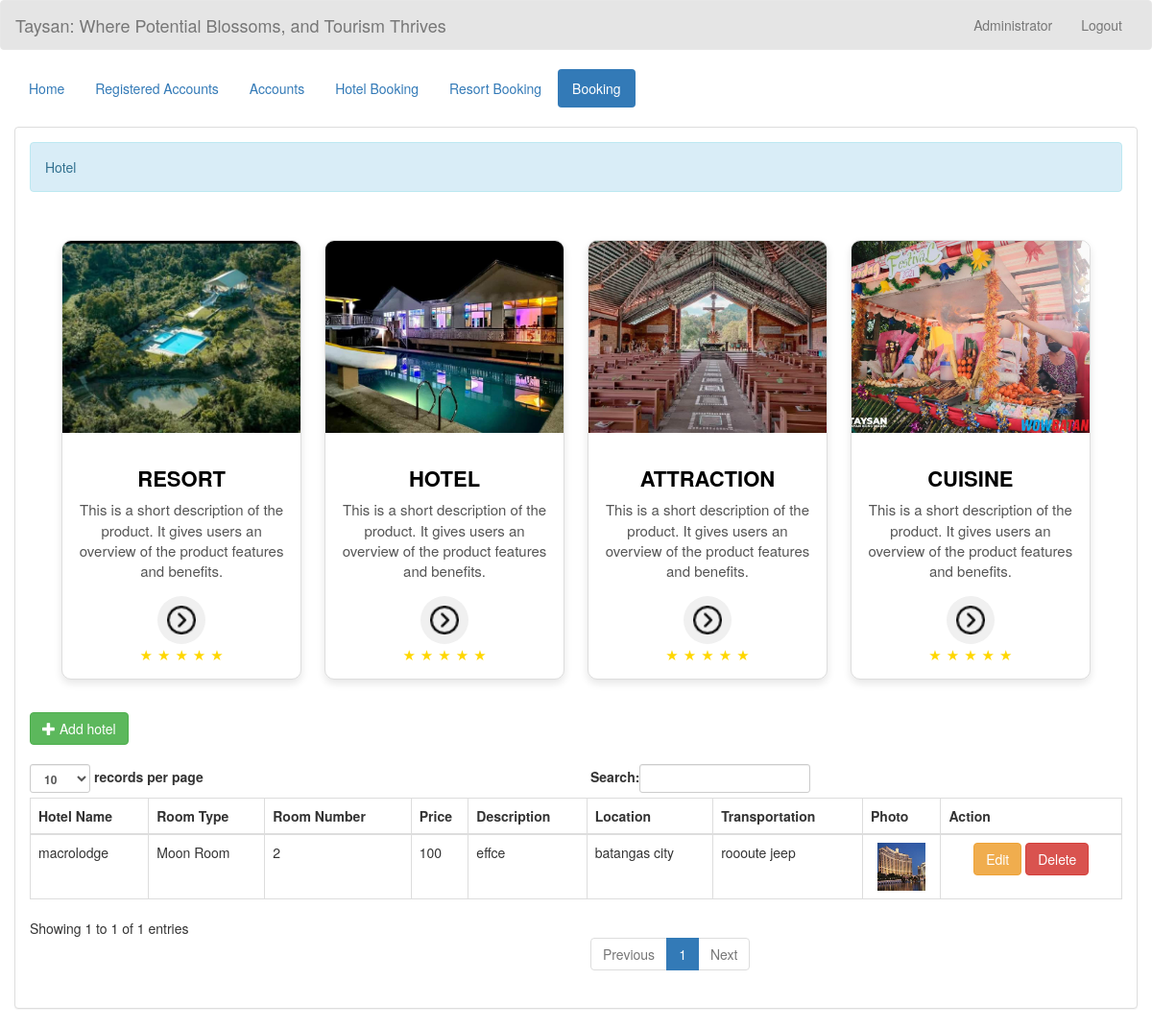
/admin/room.php (signed in), run on the app's committed database.
### tables this page shows
CREATE TABLE `room` (
  `room_id` int(11) NOT NULL,
  `hotel_name` varchar(200) NOT NULL,
  `room_type` varchar(50) NOT NULL,
  `room_number` varchar(100) NOT NULL,
  `price` varchar(11) NOT NULL,
  `descr` varchar(200) NOT NULL,
  `location` varchar(200) NOT NULL,
  `transportation` varchar(200) NOT NULL,
  `photo` varchar(100) NOT NULL
);

### admin_query/name.php (called while the page is built)
<?php
	require '../connection/connect.php';
	$query = $conn->query("SELECT * FROM `admin` WHERE `admin_id` = '$_SESSION[admin_id]'") or die(mysqli_error());
	$fetch = $query->fetch_array();
	$name = $fetch['name'];
?>

### admin/room.php (the view, shortened to what this page needs)
<!DOCTYPE html>
<?php
	require '../admin_query/name.php';
?>
<html lang = "en">
	<head>
		<link rel = "stylesheet" type = "text/css" href = "../css/bootstrap.css " />
		<link rel = "stylesheet" type = "text/css" href = "../css/style.css" />
	</head>
<body>
	<nav style = "background-color:rgba(0, 0, 0, 0.1);" class = "navbar navbar-default">
		<div  class = "container-fluid">
			<div class = "navbar-header">
            <a class = "navbar-brand" >Taysan: Where Potential Blossoms, and Tourism Thrives</a>
			</div>
			<ul class = "nav navbar-nav pull-right ">
				<li class = "dropdown">
					<a class="dropdown-toggle" data-toggle="dropdown" role="button" aria-haspopup="true" aria-expanded="false"></i> <?php echo $name;?></a>
				</li>
				<li><a href = "index.php">Logout</a></li>
			</ul>
		</div>
	</nav>
	<div class = "container-fluid">
		<ul class = "nav nav-pills">
		<li><a href = "home.php">Home</a></li>
			<li class = ""><a href = "registered_user.php">Registered Accounts</a></li>
			<li><a href = "account.php">Accounts</a></li>
            <li ><a href = "reserve.php">Hotel Booking</a></li>
			<li><a href = "reserve_resort.php">Resort Booking</a></li>
            <li class = "active"><a href = "room.php">Booking</a></li>
		</ul>
	</div>
	<br />
	<div class = "container-fluid">
		<div class = "panel panel-default">
			<div class = "panel-body">
				<div class = "alert alert-info">Hotel</div>
        <a href="resort.php" style="text-decoration: none;">
		<div style="padding: 20px; text-align: center;">
        <div style="display: inline-block; width: 250px; border: 1px solid #ddd; border-radius: 10px; overflow: hidden; box-shadow: 0 4px 8px rgba(0, 0, 0, 0.1); background-color: #fff; margin: 10px; transition: all 0.3s ease;"
            onmouseover="this.style.boxShadow='0 8px 16px rgba(0, 0, 0, 0.2)'; this.style.transform='scale(1.05)';"
            onmouseout="this.style.boxShadow='0 4px 8px rgba(0, 0, 0, 0.1)'; this.style.transform='scale(1)';">
            <img src="image/resort.jpg" alt="Product Image" style="width: 100%; height: 200px; object-fit: cover; transition: all 0.3s ease;"
                onmouseover="this.style.transform='scale(1.1)';"
                onmouseout="this.style.transform='scale(1)';">
            <div style="padding: 15px; text-align: center;">
                <h3 style="font-size: 2.2rem; margin-bottom: 10px; font-weight: bold; color: black;">RESORT</h3>
                <p style="font-size: 1.5rem; color: #555; margin-bottom: 15px;">This is a short description of the product. It gives users an overview of the product features and benefits.</p>
                <button onclick="window.location.href='resort.php'" style="border: none; background-color: #f0f0f0; padding: 10px; border-radius: 50%; cursor: pointer; transition: all 0.3s ease;"
                        onmouseover="this.style.backgroundColor='#ddd'; this.style.transform='scale(1.1)';"
                        onmouseout="this.style.backgroundColor='#f0f0f0'; this.style.transform='scale(1)';">
                    <img src="image/next.png" alt="Button Image" style="width: 30px; height: 30px;">
                </button>
                <div style="display: flex; justify-content: center; gap: 5px;">
                    <span style="font-size: 1.5rem; color: #FFD700;">★</span>
                    <span style="font-size: 1.5rem; color: #FFD700;">★</span>
                    <span style="font-size: 1.5rem; color: #FFD700;">★</span>
                    <span style="font-size: 1.5rem; color: #FFD700;">★</span>
                    <span style="font-size: 1.5rem; color: #FFD700;">★</span>
                </div>
            </div>
        </div>
        </a>
        <a href="room.php" style="text-decoration: none;">
        <div style="display: inline-block; width: 250px; border: 1px solid #ddd; border-radius: 10px; overflow: hidden; box-shadow: 0 4px 8px rgba(0, 0, 0, 0.1); background-color: #fff; margin: 10px; transition: all 0.3s ease;"
            onmouseover="this.style.boxShadow='0 8px 16px rgba(0, 0, 0, 0.2)'; this.style.transform='scale(1.05)';"
            onmouseout="this.style.boxShadow='0 4px 8px rgba(0, 0, 0, 0.1)'; this.style.transform='scale(1)';">
            <img src="image/hotel.jpg" alt="Product Image" style="width: 100%; height: 200px; object-fit: cover; transition: all 0.3s ease;"
                onmouseover="this.style.transform='scale(1.1)';"
                onmouseout="this.style.transform='scale(1)';">
            <div style="padding: 15px; text-align: center;">
                <h3 style="font-size: 2.2rem; margin-bottom: 10px; font-weight: bold; color: black;">HOTEL</h3>
                <p style="font-size: 1.5rem; color: #555; margin-bottom: 15px;">This is a short description of the product. It gives users an overview of the product features and benefits.</p>
                <button onclick="window.location.href='room.php'" style="border: none; background-color: #f0f0f0; padding: 10px; border-radius: 50%; cursor: pointer; transition: all 0.3s ease;"
                        onmouseover="this.style.backgroundColor='#ddd'; this.style.transform='scale(1.1)';"
                        onmouseout="this.style.backgroundColor='#f0f0f0'; this.style.transform='scale(1)';">
                    <img src="image/next.png" alt="Button Image" style="width: 30px; height: 30px;">
                </button>
                <div style="display: flex; justify-content: center; gap: 5px;">
                    <span style="font-size: 1.5rem; color: #FFD700;">★</span>
                    <span style="font-size: 1.5rem; color: #FFD700;">★</span>
                    <span style="font-size: 1.5rem; color: #FFD700;">★</span>
                    <span style="font-size: 1.5rem; color: #FFD700;">★</span>
                    <span style="font-size: 1.5rem; color: #FFD700;">★</span>
                </div>
            </div>
        </div>
        </a>
        <a href="attraction.php" style="text-decoration: none;">
        <div style="display: inline-block; width: 250px; border: 1px solid #ddd; border-radius: 10px; overflow: hidden; box-shadow: 0 4px 8px rgba(0, 0, 0, 0.1); background-color: #fff; margin: 10px; transition: all 0.3s ease;"
            onmouseover="this.style.boxShadow='0 8px 16px rgba(0, 0, 0, 0.2)'; this.style.transform='scale(1.05)';"
            onmouseout="this.style.boxShadow='0 4px 8px rgba(0, 0, 0, 0.1)'; this.style.transform='scale(1)';">
            <img src="image/attraction.jpg" alt="Product Image" style="width: 100%; height: 200px; object-fit: cover; transition: all 0.3s ease;"
                onmouseover="this.style.transform='scale(1.1)';"
                onmouseout="this.style.transform='scale(1)';">
            <div style="padding: 15px; text-align: center;">
                <h3 style="font-size: 2.2rem; margin-bottom: 10px; font-weight: bold; color: black;">ATTRACTION</h3>
                <p style="font-size: 1.5rem; color: #555; margin-bottom: 15px;">This is a short description of the product. It gives users an overview of the product features and benefits.</p>
                <button onclick="window.location.href='attraction.php'" style="border: none; background-color: #f0f0f0; padding: 10px; border-radius: 50%; cursor: pointer; transition: all 0.3s ease;"
                        onmouseover="this.style.backgroundColor='#ddd'; this.style.transform='scale(1.1)';"
                        onmouseout="this.style.backgroundColor='#f0f0f0'; this.style.transform='scale(1)';">
                    <img src="image/next.png" alt="Button Image" style="width: 30px; height: 30px;">
                </button>
                <div style="display: flex; justify-content: center; gap: 5px;">
                    <span style="font-size: 1.5rem; color: #FFD700;">★</span>
                    <span style="font-size: 1.5rem; color: #FFD700;">★</span>
                    <span style="font-size: 1.5rem; color: #FFD700;">★</span>
                    <span style="font-size: 1.5rem; color: #FFD700;">★</span>
                    <span style="font-size: 1.5rem; color: #FFD700;">★</span>
                </div>
            </div>
        </div>
        </a>
        <a href="cuisine.php" style="text-decoration: none;">
           <div style="display: inline-block; width: 250px; border: 1px solid #ddd; border-radius: 10px; overflow: hidden; box-shadow: 0 4px 8px rgba(0, 0, 0, 0.1); background-color: #fff; margin: 10px; transition: all 0.3s ease;"
                onmouseover="this.style.boxShadow='0 8px 16px rgba(0, 0, 0, 0.2)'; this.style.transform='scale(1.05)';"
                onmouseout="this.style.boxShadow='0 4px 8px rgba(0, 0, 0, 0.1)'; this.style.transform='scale(1)';">
                <img src="image/cuisine.jpg" alt="Product Image" style="width: 100%; height: 200px; object-fit: cover; transition: all 0.3s ease;"
                    onmouseover="this.style.transform='scale(1.1)';"
                    onmouseout="this.style.transform='scale(1)';">
                <div style="padding: 15px; text-align: center;">
                    <h3 style="font-size: 2.2rem; margin-bottom: 10px; font-weight: bold; color: black;">CUISINE</h3>
                    <p style="font-size: 1.5rem; color: #555; margin-bottom: 15px;">This is a short description of the product. It gives users an overview of the product features and benefits.</p>
                    <button onclick="window.location.href='cuisine.php'" style="border: none; background-color: #f0f0f0; padding: 10px; border-radius: 50%; cursor: pointer; transition: all 0.3s ease;"
                            onmouseover="this.style.backgroundColor='#ddd'; this.style.transform='scale(1.1)';"
                            onmouseout="this.style.backgroundColor='#f0f0f0'; this.style.transform='scale(1)';">
                        <img src="image/next.png" alt="Button Image" style="width: 30px; height: 30px;">
                    </button>
                    <div style="display: flex; justify-content: center; gap: 5px;">
                        <span style="font-size: 1.5rem; color: #FFD700;">★</span>
                        <span style="font-size: 1.5rem; color: #FFD700;">★</span>
                        <span style="font-size: 1.5rem; color: #FFD700;">★</span>
                        <span style="font-size: 1.5rem; color: #FFD700;">★</span>
                        <span style="font-size: 1.5rem; color: #FFD700;">★</span>
                    </div>
                </div>
                </div>
                </a>
</div>
				<a class = "btn btn-success" href = "add_room.php"><i class = "glyphicon glyphicon-plus"></i> Add hotel</a>
				<br />
				<br />
				<table id = "table" class = "table table-bordered">
					<thead>
						<tr>
						    <th>Hotel Name</th>
							<th>Room Type</th>
							<th>Room Number</th>
							<th>Price</th>
							<th>Description</th>
                            <th>Location</th>
                            <th>Transportation</th>
							<th>Photo</th>
							<th>Action</th>
						</tr>
					</thead>
					<tbody>
					<?php
						$query = $conn->query("SELECT * FROM `room`") or die(mysqli_error());
						while($fetch = $query->fetch_array()){
					?>
						<tr>
					    	<td><?php echo $fetch['hotel_name']?></td>
							<td><?php echo $fetch['room_type']?></td>
							<td><?php echo $fetch['room_number']?></td>
							<td><?php echo $fetch['price']?></td>
							<td><?php echo $fetch['descr']?></td>
                            <td><?php echo $fetch['location']?></td>
							<td><?php echo $fetch['transportation']?></td>
							<td><center><img src = "../photo/<?php echo $fetch['photo']?>" height = "50" width = "50"/></center></td>
							<td><center><a class = "btn btn-warning" href = "edit_room.php?room_id=<?php echo $fetch['room_id']?>"></i> Edit</a> <a class = "btn btn-danger" onclick = "confirmationDelete(this); return false;" href = "../admin_query/delete_room.php?room_id=<?php echo $fetch['room_id']?>"> Delete</a></center></td>
						</tr>
					<?php
						}
					?>
					</tbody>
				</table>
			</div>
		</div>
</body>
</html>

### data on the page
room: hotel_name "macrolodge", room_type "Moon Room", room_number "2", price "100", descr "effce", location "batangas city", transportation "roooute jeep", photo (picture)

### other printed values
$name "Administrator"
